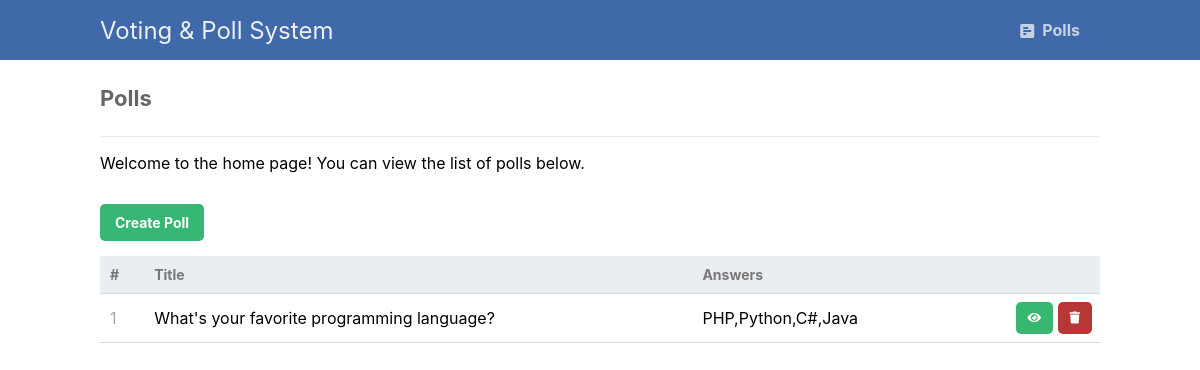
The app's page /polls/index.php with its own data.
### tables this page shows
CREATE TABLE `polls` (
  `id` int(11) NOT NULL,
  `title` text NOT NULL,
  `description` text NOT NULL
);

### polls/index.php (the view)
<?php
include 'functions.php';
$pdo = pdo_connect_mysql();
$stmt = $pdo->query('SELECT p.*, GROUP_CONCAT(pa.title ORDER BY pa.id) AS answers FROM polls p LEFT JOIN poll_answers pa ON pa.poll_id = p.id GROUP BY p.id');
$polls = $stmt->fetchAll(PDO::FETCH_ASSOC);
?>
<?=template_header('Polls')?>
<div class="content home">
	<h2>Polls</h2>
	<p>Welcome to the home page! You can view the list of polls below.</p>
	<a href="create.php" class="create-poll">Create Poll</a>
	<table>
        <thead>
            <tr>
                <td>#</td>
                <td>Title</td>
				<td>Answers</td>
                <td></td>
            </tr>
        </thead>
        <tbody>
            <?php foreach($polls as $poll): ?>
            <tr>
                <td><?=$poll['id']?></td>
                <td><?=$poll['title']?></td>
				<td><?=$poll['answers']?></td>
                <td class="actions">
					<a href="vote.php?id=<?=$poll['id']?>" class="view" title="View Poll"><i class="fas fa-eye fa-xs"></i></a>
                    <a href="delete.php?id=<?=$poll['id']?>" class="trash" title="Delete Poll"><i class="fas fa-trash fa-xs"></i></a>
                </td>
            </tr>
            <?php endforeach; ?>
        </tbody>
    </table>
</div>
<?=template_footer()?>

### assets/css/polls.css (style rules this page uses)
* { box-sizing: border-box; font-family: -apple-system, BlinkMacSystemFont, "segoe ui", roboto, oxygen, ubuntu, cantarell, "fira sans", "droid sans", "helvetica neue", Arial, sans-serif; font-size: 16px; -webkit-font-smoothing: antialiased; -moz-osx-font-smoothing: grayscale; }
body { background-color: #FFFFFF; margin: 0; }
.content { width: 1000px; margin: 0 auto; }
.content h2 { margin: 0; padding: 25px 0; font-size: 22px; border-bottom: 1px solid #ebebeb; color: #666666; }
.home .create-poll { display: inline-block; text-decoration: none; background-color: #38b673; font-weight: bold; font-size: 14px; border-radius: 5px; color: #FFFFFF; padding: 10px 15px; margin: 15px 0; }
.home table { width: 100%; padding-top: 30px; border-collapse: collapse; }
.home table thead { background-color: #ebeef1; border-bottom: 1px solid #d3dae0; }
.home table thead td { padding: 10px; font-weight: bold; color: #767779; font-size: 14px; }
.home table tbody tr { border-bottom: 1px solid #d3dae0; }
.home table tbody tr td { padding: 10px; }
.home table tbody tr td:nth-child(1) { color: #a5a7a9; }
.home table tbody tr td.actions { padding: 8px; text-align: right; }
.home table tbody tr td.actions .view, .home table tbody tr td.actions .edit, .home table tbody tr td.actions .trash { display: inline-flex; text-align: right; text-decoration: none; color: #FFFFFF; padding: 10px 12px; border-radius: 5px; }
.home table tbody tr td.actions .trash { background-color: #b73737; }
.home table tbody tr td.actions .view { background-color: #37b770; }

### records on screen
polls: id "1", title "What's your favorite programming language?", answers "PHP,Python,C#,Java"
